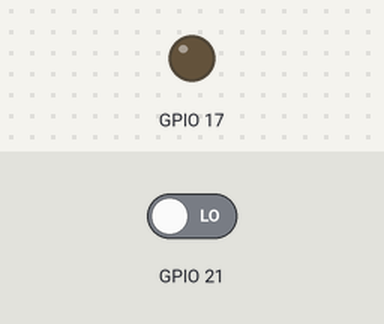
Simulated run of this program. Board: Raspberry Pi (BCM pin numbers). Shown: output pins drawn as LEDs (lit = HIGH). The test bench sets the inputs (shaded band); at power-on: GPIO 21 LOW.

Above: at 1.2 s.
1.3 s: GPIO 21 driven HIGH
At 2.3 s:
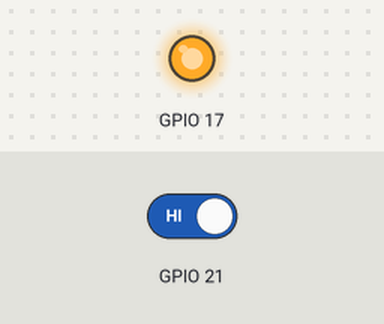
2.8 s: GPIO 21 driven LOW
At 3.5 s:
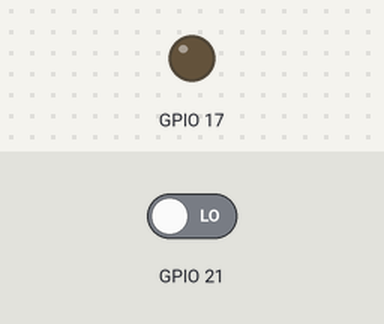
Timing chart, 0 to 5.8 s (numbered marks = the images above; inputs shaded):
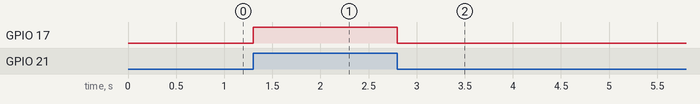

The program:

Lchika_switch.py
```python
import gpiod
LED_PIN = 17
BUTTON_PIN = 21
chip = gpiod.Chip('gpiochip4')
led_line = chip.get_line(LED_PIN)
button_line = chip.get_line(BUTTON_PIN)
led_line.request(consumer="LED", type=gpiod.LINE_REQ_DIR_OUT)
button_line.request(consumer="Button", type=gpiod.LINE_REQ_DIR_IN)
try:
   while True:
       button_state = button_line.get_value()
       if button_state == 1:
           led_line.set_value(1)
       else:
           led_line.set_value(0)
finally:
   led_line.release()
   button_line.release()
```

Measured:
- after the input at 1.3 s, GPIO 17: LOW → HIGH at once
- after the input at 2.8 s, GPIO 17: HIGH → LOW at once
